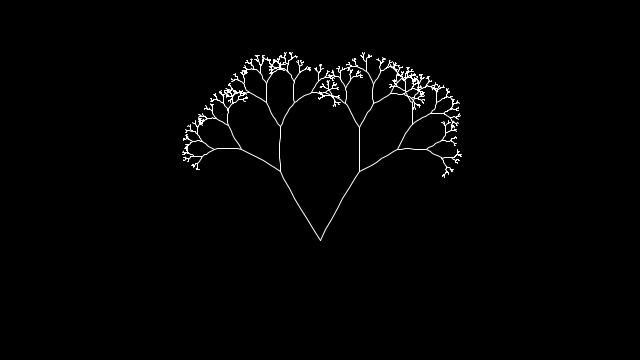
Frame 1 (no input)
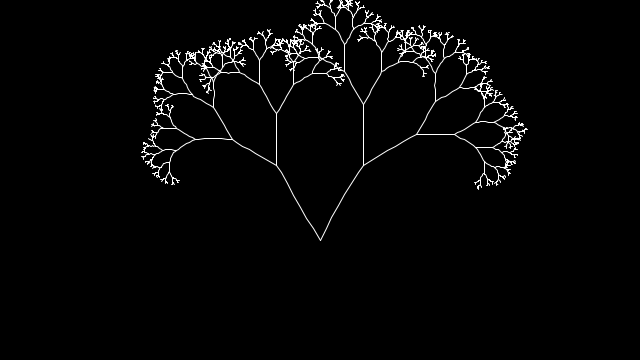
Frame 2 (the mouse pressed at the canvas centre, redrawn once)

The Processing sketch that drew these frames (run headless with seeded random() and noise(); the mouse was pressed at the canvas centre and the sketch redrawn once):

// Processing sketch: recursive_tree_no_rotate_noise
// ── recursive_tree_no_rotate_noise.pde
float theta;   

void setup() {
  size(640, 360);
  noLoop();
}

void draw() {
  background(0);
  frameRate(30);
  stroke(255);
  // Let's pick an angle 0 to 95 degrees based on the mouse position
  //float a = (mouseX / (float) width) * 95f;
  float a = 30;
  // then cap it at 90 degrees
  a = min(a, 90); 
  // Convert it to radians
  theta = radians(a);
  // Start the recursive branching!
  branch(new PVector(width/2, height-120), -PI/2, theta, 120);
}

//Recursion without translate + rotate: https://discourse.processing.org/t/recursive-tree-without-using-rotate/17080/5
void branch(PVector parent, float branch_angle, float delta_angle, float h) {  
  // Each branch will be 2/3rds the size of the previous one
  h *= random(0.5,0.75);
  if (h > 2) {
    float ccw_angle, cw_angle, delta_x, delta_y, lineEnd_x, lineEnd_y;
    // Left branch
    //Anticlockwise branch
    ccw_angle = branch_angle - delta_angle;
    delta_x = h * cos(ccw_angle);
    delta_y = h * sin(ccw_angle);
    lineEnd_x = parent.x + delta_x;
    lineEnd_y = parent.y + delta_y;
    //line(parent.x, parent.y, lineEnd_x, lineEnd_y);
    noisyLine(parent, new PVector(lineEnd_x, lineEnd_y), 0.15, 5.0, 0.1, random(100), random(100)); 
    branch(new PVector(lineEnd_x, lineEnd_y), ccw_angle, delta_angle, h);
    // Right branch
    //Anticlockwise branch
    cw_angle = branch_angle + delta_angle;
    delta_x = h * cos(cw_angle);
    delta_y = h * sin(cw_angle);
    lineEnd_x = parent.x + delta_x;
    lineEnd_y = parent.y + delta_y;
    //line(parent.x, parent.y, lineEnd_x, lineEnd_y);
    noisyLine(parent, new PVector(lineEnd_x, lineEnd_y), 0.15, 5.0, 0.1, random(100), random(100)); 
    branch(new PVector(lineEnd_x, lineEnd_y), cw_angle, delta_angle, h);
  }
}

void mousePressed() {
 redraw(); 
}


void noisyLine(PVector start, PVector stop, float incStep, float noiseFactor, float noiseInc, float xOff, float yOff) {
  noFill();
  beginShape();
  vertex(start.x, start.y);
  for (float i = incStep; i<1; i+=incStep) {
    PVector lerpVector = PVector.lerp(start,stop,i);
    float softener = min(abs(1.0-abs(0.5-i)*2),0.8); //make noiseFactor less in the ends to avoid ugly cuts...
    lerpVector.add((noise(xOff)-0.5)*noiseFactor*softener,(noise(yOff)-0.5)*noiseFactor*softener,0);
    vertex(lerpVector.x, lerpVector.y);
    xOff+=noiseInc;
    yOff+=noiseInc;
  }
  vertex(stop.x, stop.y);
  endShape();
}
